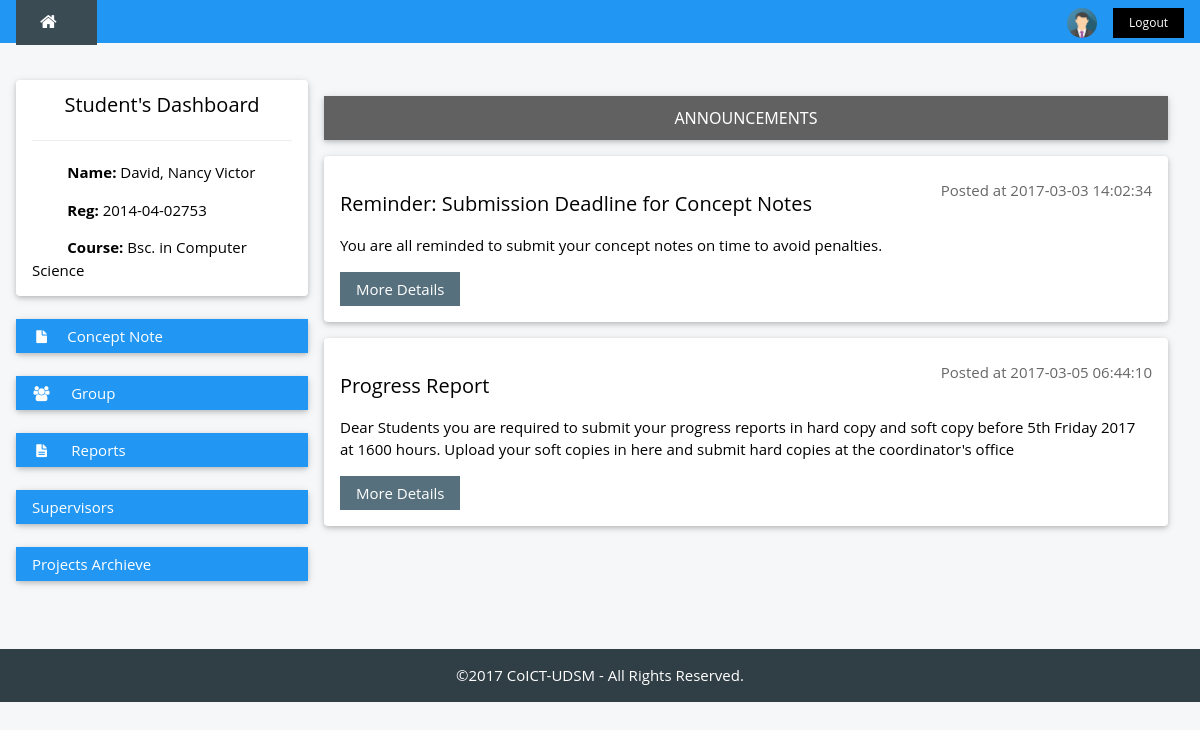
Screenshot of /student/ (signed in) with the database file from the repository.
### tables this page shows
CREATE TABLE `student` (
  `regNo` varchar(13) NOT NULL,
  `fName` varchar(25) NOT NULL,
  `mName` varchar(25) DEFAULT NULL,
  `lName` varchar(25) NOT NULL,
  `email` varchar(30) NOT NULL,
  `phoneNo` varchar(20) NOT NULL,
  `course` varchar(50) NOT NULL
);

CREATE TABLE `announcement` (
  `id` int(11) NOT NULL,
  `title` varchar(70) NOT NULL,
  `description` text NOT NULL,
  `time` timestamp NOT NULL DEFAULT CURRENT_TIMESTAMP ON UPDATE CURRENT_TIMESTAMP
);

### functions/announcements.php (the view, shortened to what this page needs)
<?php
include '../dbcon.php';
?>
<div class="w3-container w3-card-2 w3-dark-grey w3-margin w3-center">
	<h6>ANNOUNCEMENTS</h6>
</div>
<?php
$sql = "SELECT * FROM announcement";
$result = mysqli_query($dbcon,$sql) or die(mysqli_error());;
while ($row = mysqli_fetch_array($result)) {
?>
<div class="w3-container w3-card-2 w3-white w3-round w3-margin"><br>
        <span class="w3-right w3-opacity"><?php echo "Posted at ".$row['time'] ;?></span>
        <h4><?php echo $row['title'];?></h4>
        <p><?php echo $row['description'];
        ?></p>
        <button type="button" class="w3-btn w3-theme-d1 w3-margin-bottom">More Details</button>
 </div>
 <?php } ?>

### student/stu-nav.php (shortened to what this page needs)
<?php
  $get_user = $_SESSION['id'];
  $result = mysqli_query($dbcon, "SELECT * FROM student WHERE regNo = '$get_user'") or die(mysqli_error());
  $user_row = mysqli_fetch_array($result);
?>
<div class="w3-card-2 w3-round w3-white">
        <div class="w3-container">
        <h4 class="w3-center">Student's Dashboard</h4>
         <hr>
         <p><i class="fa fa-fw w3-margin-right w3-text-theme"></i><strong>Name:</strong> <?php echo $user_row['lName'].", ".$user_row['fName']." ".$user_row['mName'] ?> </p>
         <p><i class="fa fa-fw w3-margin-right w3-text-theme"></i><strong>Reg:</strong> <?php echo $user_row['regNo'];  ?></p>
         <p><i class="fa fa-fw w3-margin-right w3-text-theme"></i><strong>Course:</strong>  <?php echo $user_row['course']; ?></p >
        </div>
      </div>
      <br />
      <div class="w3-card-2 w3-round">
        <div class="w3-white">
          <button onclick="myFunction('Demo1')" class="w3-btn-block w3-blue w3-left-align"><i class="fa fa-file fa-fw w3-margin-right"></i>Concept Note</button>
        </div>
      </div>
      <br />
      <div class="w3-card-2 w3-round">
        <div class="w3-white">
          <button onclick="myFunction('Demo2')" class="w3-btn-block w3-blue w3-left-align"><i class="fa fa-users fa-fw w3-margin-right"></i> Group </button>
        </div>
      </div>
      <br />
      <div class="w3-card-2 w3-round">
        <div class="w3-white">
          <button onclick="myFunction('Demo3')" class="w3-btn-block w3-blue w3-left-align"><i class="fa fa-file-text fa-fw w3-margin-right"></i> Reports</button>
        </div>
      </div>
      <br />
        <div class="w3-card-2 w3-round w3-white w3-center">
          <button class="w3-btn-block w3-blue w3-left-align" onclick="loadSupervisors();"> Supervisors </button>
      </div>
      <br />
      <div class="w3-card-2 w3-round w3-white w3-center">
          <a href="../search-projects.php"><button class="w3-btn-block w3-blue w3-left-align" onclick="">Projects Archieve</button></a>
      </div>
      <br />

### styles/w3.css (style rules this page uses)
*,*:before,*:after { box-sizing:inherit }
body { margin:0 }
a { background-color:transparent;-webkit-text-decoration-skip:objects }
hr { box-sizing:content-box;height:0;overflow:visible }
button,input,select,textarea { font:inherit;margin:0 }
button,input { overflow:visible }
button,select { text-transform:none }
button,html [type=button],[type=reset],[type=submit] { -webkit-appearance:button }
html,body { font-family:Verdana,sans-serif;font-size:15px;line-height:1.5 }
h1,h2,h3,h4,h5,h6,.w3-slim,.w3-wide { font-family:"Segoe UI",Arial,sans-serif }
h4 { font-size:20px }
h6 { font-size:16px }
h1,h2,h3,h4,h5,h6 { font-weight:400;margin:10px 0 }
hr { border:0;border-top:1px solid #eee;margin:20px 0 }
a { color:inherit }
.w3-btn,.w3-btn-block { border:none;display:inline-block;outline:0;padding:6px 16px;vertical-align:middle;overflow:hidden;text-decoration:none!important;color:#fff;background-color:#000;text-align:center;cursor:pointer;white-space:nowrap }
.w3-btn,.w3-btn-floating,.w3-btn-floating-large,.w3-closenav,.w3-opennav { -webkit-touch-callout:none;-webkit-user-select:none;-khtml-user-select:none;-moz-user-select:none;-ms-user-select:none;user-select:none }
.w3-btn-block { width:100% }
.w3-btn,.w3-btn-floating,.w3-dropnav a,.w3-btn-floating-large,.w3-btn-block,.w3-hover-shadow,.w3-hover-opacity,.w3-hover-opacity-off,.w3-hover-sepia,.w3-hover-grayscale,.w3-hover-greyscale, .w3-navbar a,.w3-sidenav a,.w3-pagination li a,.w3-hoverable tbody tr,.w3-hoverable li,.w3-accordion-content a,.w3-dropdown-content a,.w3-dropdown-click:hover,.w3-dropdown-hover:hover,.w3-opennav,.w3-closenav,.w3-closebtn, .w3-hover-amber,.w3-hover-aqua,.w3-hover-blue,.w3-hover-light-blue,.w3-hover-brown,.w3-hover-cyan,.w3-hover-blue-grey,.w3-hover-green,.w3-hover-light-green,.w3-hover-indigo,.w3-hover-khaki,.w3-hover-lime,.w3-hover-orange,.w3-hover-deep-orange,.w3-hover-pink, .w3-hover-purple,.w3-hover-deep-purple,.w3-hover-red,.w3-hover-sand,.w3-hover-teal,.w3-hover-yellow,.w3-hover-white,.w3-hover-black,.w3-hover-grey,.w3-hover-light-grey,.w3-hover-dark-grey,.w3-hover-text-amber,.w3-hover-text-aqua,.w3-hover-text-blue,.w3-hover-text-light-blue, .w3-hover-text-brown,.w3-hover-text-cyan,.w3-hover-text-blue-grey,.w3-hover-text-green,.w3-hover-text-light-green,.w3-hover-text-indigo,.w3-hover-text-khaki,.w3-hover-text-lime,.w3-hover-text-orange,.w3-hover-text-deep-orange,.w3-hover-text-pink,.w3-hover-text-purple, .w3-hover-text-deep-purple,.w3-hover-text-red,.w3-hover-text-sand,.w3-hover-text-teal,.w3-hover-text-yellow,.w3-hover-text-white,.w3-hover-text-black,.w3-hover-text-grey,.w3-hover-text-light-grey,.w3-hover-text-dark-grey { -webkit-transition:background-color .3s,color .15s,box-shadow .3s,opacity 0.3s,filter 0.3s;transition:background-color .3s,color .15s,box-shadow .3s,opacity 0.3s,filter 0.3s }
.w3-container:after,.w3-panel:after,.w3-row:after,.w3-row-padding:after,.w3-topnav:after,.w3-clear:after,.w3-btn-group:before,.w3-btn-group:after,.w3-btn-bar:before,.w3-btn-bar:after { content:"";display:table;clear:both }
.w3-right { float:right!important }
.w3-left-align { text-align:left!important }
.w3-center { text-align:center!important }
.w3-round,.w3-round-medium { border-radius:4px!important }
.w3-margin { margin:16px!important }
.w3-margin-bottom { margin-bottom:16px!important }
.w3-margin-right { margin-right:16px!important }
.w3-container { padding:0.01em 16px }
.w3-card-2,.w3-example { box-shadow:0 2px 4px 0 rgba(0,0,0,0.16),0 2px 10px 0 rgba(0,0,0,0.12)!important }
.w3-opacity,.w3-hover-opacity:hover { opacity:0.60;filter:alpha(opacity=60);-webkit-backface-visibility:hidden }
.w3-blue,.w3-hover-blue:hover { color:#fff!important;background-color:#2196F3!important }
.w3-white,.w3-hover-white:hover { color:#000!important;background-color:#fff!important }
.w3-dark-grey,.w3-hover-dark-grey:hover,.w3-dark-gray,.w3-hover-dark-gray:hover { color:#fff!important;background-color:#616161!important }

### styles/w3-theme-blue-grey.css (style rules this page uses)
.w3-theme-l5 { color:#000 !important; background-color:#f5f7f8 !important }
.w3-theme-d1 { color:#fff !important; background-color:#57707d !important }

### header.php (style rules this page uses)
html,body,h1,h2,h3,h4,h5 { font-family: "Open Sans", sans-serif }

### rows the page displays
student: lName "David", fName "Nancy", mName "Victor", regNo "2014-04-02753", course "Bsc. in Computer Science"
announcement: time "2017-03-03 14:02:34", title "Reminder: Submission Deadline for Concept Notes", description "You are all reminded to submit your concept notes on time to avoid penalties."
announcement: time "2017-03-05 06:44:10", title "Progress Report", description "Dear Students you are required to submit your progress reports in hard copy and soft copy before 5th Friday 2017 at 1600 hours. Upload your soft copies in here and submit hard copies at the coordinator's office"

### other values shown
$yr[year] "2017"
